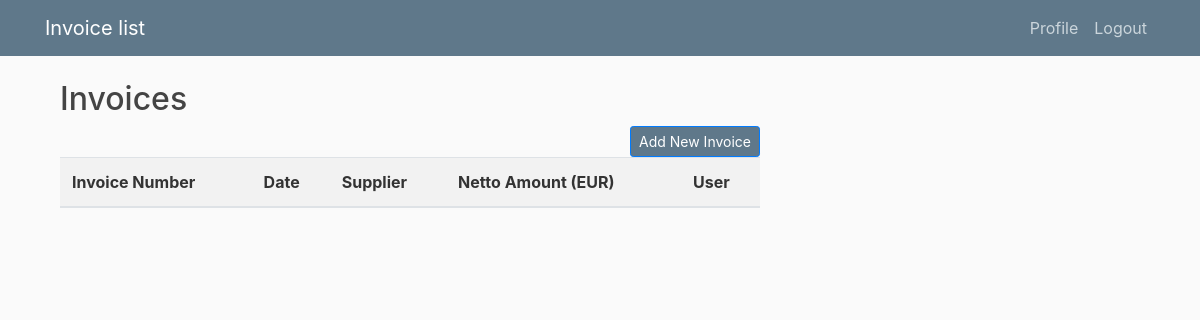
Page / (signed in) on the earlier database version.
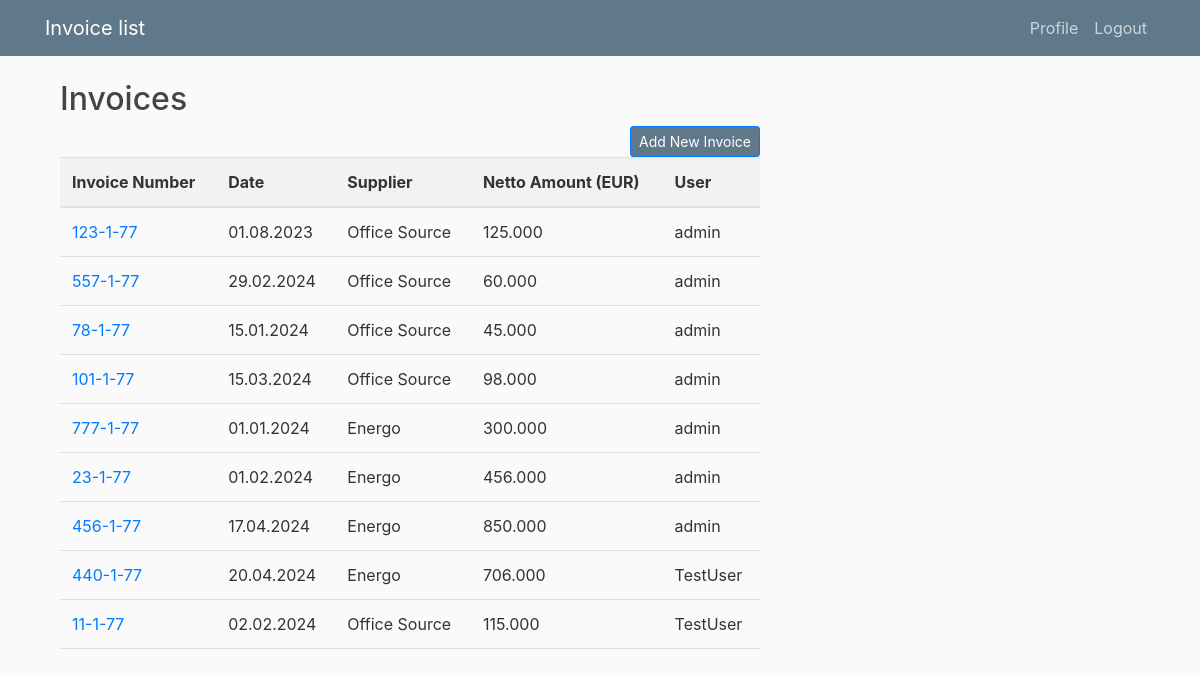
Same page on the later database version.
### invoice/models.py (models this page shows, shortened)
class Invoice(models.Model):
    cost_code = models.ForeignKey(TypeOfCost, on_delete=models.CASCADE)
    cost_center_code = models.ForeignKey(CostCenter, on_delete=models.CASCADE)
    supplier = models.ForeignKey(Supplier, on_delete=models.CASCADE)
    netto_amount = models.DecimalField(max_digits=10, decimal_places=2)
    date = models.DateField()
    invoice_number = models.CharField(max_length=20)
    user = models.ForeignKey(User, on_delete=models.CASCADE)

class Supplier(models.Model):
	supplier_name = models.CharField(max_length=40)

### invoice/views.py (the view)
# urls.py: path('', views.home, name='invoice-home'),
@login_required
def home(request):
    types_of_cost = TypeOfCost.objects.all()
    cost_centers = CostCenter.objects.all()
    suppliers = Supplier.objects.all()
    user_invoices = Invoice.objects.filter(user=request.user)
    if request.user.is_staff or request.user.is_superuser:
        user_invoices = Invoice.objects.all()
    else:
        user_invoices = Invoice.objects.filter(user=request.user)
    return render(request, 'invoice/home.html', {'types_of_cost': types_of_cost, 'cost_centers': cost_centers, 'suppliers': suppliers, 'invoices': user_invoices, 'show_username': request.user.is_staff or request.user.is_superuser})

### invoice/templates/invoice/home.html
{% extends "invoice/base.html" %}
{% block content %}
    <div class="container">
        <h2>Invoices</h2>
        <a href="{% url 'create-invoice' %}" class="btn btn-primary btn-sm float-right bg-steel">Add New Invoice</a>
        <table class="table">
            <thead>
                <tr>
                    <th>Invoice Number</th>
                    <th>Date</th>
                    <th>Supplier</th>
                    <th>Netto Amount (EUR)</th>
                    {% if show_username %}
                        <th>User</th>
                    {% endif %}
                </tr>
            </thead>
            <tbody>
                {% for invoice in invoices %}
                <tr>
                    <td><a href="{% url 'invoice-detail' invoice.pk %}">{{ invoice.invoice_number }}</a></td>
                    <td>{{ invoice.date|date:"d.m.Y" }}</td>
                    <td>{{ invoice.supplier.supplier_name }}</td>
                    <td>{{ invoice.netto_amount |floatformat:3 }}</td>
                    {% if show_username %}
                            <td>{{ invoice.user.username }}</td>
                        {% endif %}
                </tr>
                {% endfor %}
            </tbody>
        </table>
    </div>
{% endblock content %}

### invoice/templates/invoice/base.html (shortened to what this page needs)
{% load static %}
{% load crispy_forms_tags %}
<!DOCTYPE html>
<html>
<head>
    <link rel="stylesheet" href="https://cdn.jsdelivr.net/npm/bootstrap@4.0.0/dist/css/bootstrap.min.css">
    <link rel="stylesheet" type="text/css" href="{% static 'invoice/main.css' %}">
</head>
<body>
<header class="site-header">
  <nav class="navbar navbar-expand-md navbar-dark bg-steel fixed-top">
    <div class="container">
      <a class="navbar-brand mr-4" href="{% url 'invoice-home' %}">Invoice list</a>
      <div class="collapse navbar-collapse" id="navbarToggle">
        <div class="navbar-nav">
          {% if user.is_authenticated %}
            <a class="nav-item nav-link" href="{% url 'profile' %}">Profile</a>
            <a class="nav-item nav-link" href="{% url 'logout' %}">Logout</a>
          {% else %}
            <a class="nav-item nav-link" href="{% url 'login' %}">Login</a>
            <a class="nav-item nav-link" href="{% url 'register' %}">Register</a>
          {% endif %}
        </div>
      </div>
    </div>
  </nav>
</header>
<main role="main" class="container-fluid">
    <div class='container'>
        <div class="row">
          <div class="col-md-8">
              {% block content %}
              {% endblock %}
          </div>
        </div>
    </div>
</main>
</body>
</html>

### invoice/static/invoice/main.css (style rules this page uses)
body { background: #fafafa; color: #333333; margin-top: 5rem; }
h1, h2, h3, h4, h5, h6 { color: #444444; }
.bg-steel { background-color: #5f788a; }
.site-header .navbar-nav .nav-link { color: #cbd5db; }
.table { width: 100%; border-collapse: collapse; }
th, td { padding: 8px; text-align: left; border-bottom: 1px solid #ddd; }
th { background-color: #f2f2f2; color: #333; font-weight: bold; }
td { vertical-align: top; }

Differences in the rows shown:
added Invoice: invoice_number "123-1-77", date "01.08.2023", supplier.supplier_name "Office Source", netto_amount "125.000", user.username "admin"
added Invoice: invoice_number "557-1-77", date "29.02.2024", supplier.supplier_name "Office Source", netto_amount "60.000", user.username "admin"
added Invoice: invoice_number "78-1-77", date "15.01.2024", supplier.supplier_name "Office Source", netto_amount "45.000", user.username "admin"
added Invoice: invoice_number "101-1-77", date "15.03.2024", supplier.supplier_name "Office Source", netto_amount "98.000", user.username "admin"
added Invoice: invoice_number "777-1-77", date "01.01.2024", supplier.supplier_name "Energo", netto_amount "300.000", user.username "admin"
added Invoice: invoice_number "23-1-77", date "01.02.2024", supplier.supplier_name "Energo", netto_amount "456.000", user.username "admin"
added Invoice: invoice_number "456-1-77", date "17.04.2024", supplier.supplier_name "Energo", netto_amount "850.000", user.username "admin"
added Invoice: invoice_number "440-1-77", date "20.04.2024", supplier.supplier_name "Energo", netto_amount "706.000", user.username "TestUser"
added Invoice: invoice_number "11-1-77", date "02.02.2024", supplier.supplier_name "Office Source", netto_amount "115.000", user.username "TestUser"
